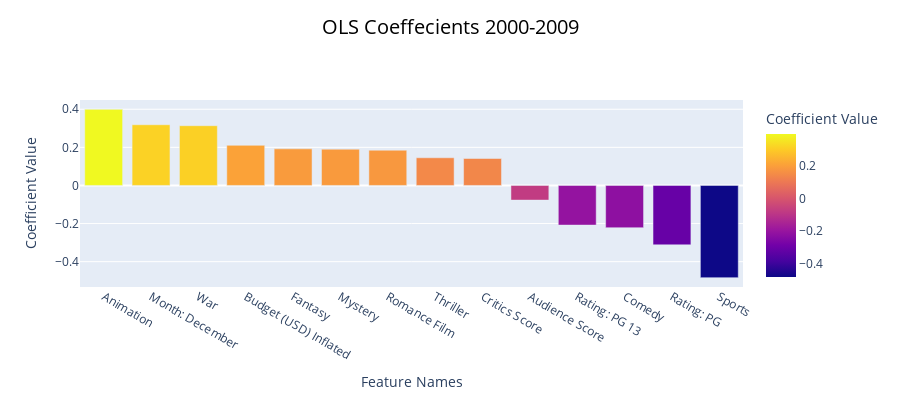

Notebook code cell kept with this figure:
### Code cell
plot_feature_coefficients(feature_stats_pre_2010, "OLS Coeffecients 2000-2009", "../_includes/OLS_features_pre_2010.html")

### Figure 1 — Plotly figure (JSON) as saved in the notebook; plotly's stock layout.template omitted (floating-point values rounded to 4 significant figures)
{"data": [{"alignmentgroup": "True", "customdata": [[0.1439, 2.776, 0.005585], [0.116, 2.748, 0.006087], [0.1285, 2.442, 0.01476], [0.03813, 5.524, 4.069e-08], [0.08572, 2.242, 0.02514], [0.09282, 2.051, 0.04046], [0.06292, 2.943, 0.003316], [0.07217, 2.013, 0.04435], [0.03425, 4.132, 3.853e-05], [0.03469, -2.215, 0.02692], [0.05951, -3.496, 0.0004892], [0.05977, -3.709, 0.0002178], [0.09722, -3.207, 0.001377], [0.1063, -4.552, 5.854e-06]], "hovertemplate": "Feature Names=%{x}<br>Coefficient Value=%{marker.color}<br>Std_Error=%{customdata[0]}<br>t_value=%{customdata[1]}<br>p_value=%{customdata[2]}<extra></extra>", "legendgroup": "", "marker": {"color": [0.3995, 0.3187, 0.3137, 0.2106, 0.1922, 0.1904, 0.1852, 0.1453, 0.1415, -0.07686, -0.2081, -0.2217, -0.3118, -0.4839], "coloraxis": "coloraxis", "pattern": {"shape": ""}}, "name": "", "offsetgroup": "", "orientation": "v", "showlegend": false, "textposition": "auto", "type": "bar", "x": ["Animation", "Month: December", "War", "Budget (USD) Inflated", "Fantasy", "Mystery", "Romance Film", "Thriller", "Critics Score", "Audience Score", "Rating: PG 13", "Comedy", "Rating: PG", "Sports"], "xaxis": "x", "y": [0.3995, 0.3187, 0.3137, 0.2106, 0.1922, 0.1904, 0.1852, 0.1453, 0.1415, -0.07686, -0.2081, -0.2217, -0.3118, -0.4839], "yaxis": "y"}], "layout": {"barmode": "relative", "coloraxis": {"colorbar": {"title": {"text": "Coefficient Value"}}, "colorscale": [[0, "#0d0887"], [0.1111, "#46039f"], [0.2222, "#7201a8"], [0.3333, "#9c179e"], [0.4444, "#bd3786"], [0.5556, "#d8576b"], [0.6667, "#ed7953"], [0.7778, "#fb9f3a"], [0.8889, "#fdca26"], [1, "#f0f921"]]}, "height": 400, "legend": {"tracegroupgap": 0}, "title": {"font": {"color": "black", "size": 20}, "text": "OLS Coeffecients 2000-2009", "x": 0.5, "xanchor": "center", "y": 0.95, "yanchor": "top"}, "xaxis": {"anchor": "y", "domain": [0, 1], "title": {"text": "Feature Names"}}, "yaxis": {"anchor": "x", "domain": [0, 1], "title": {"text": "Coefficient Value"}}}}
